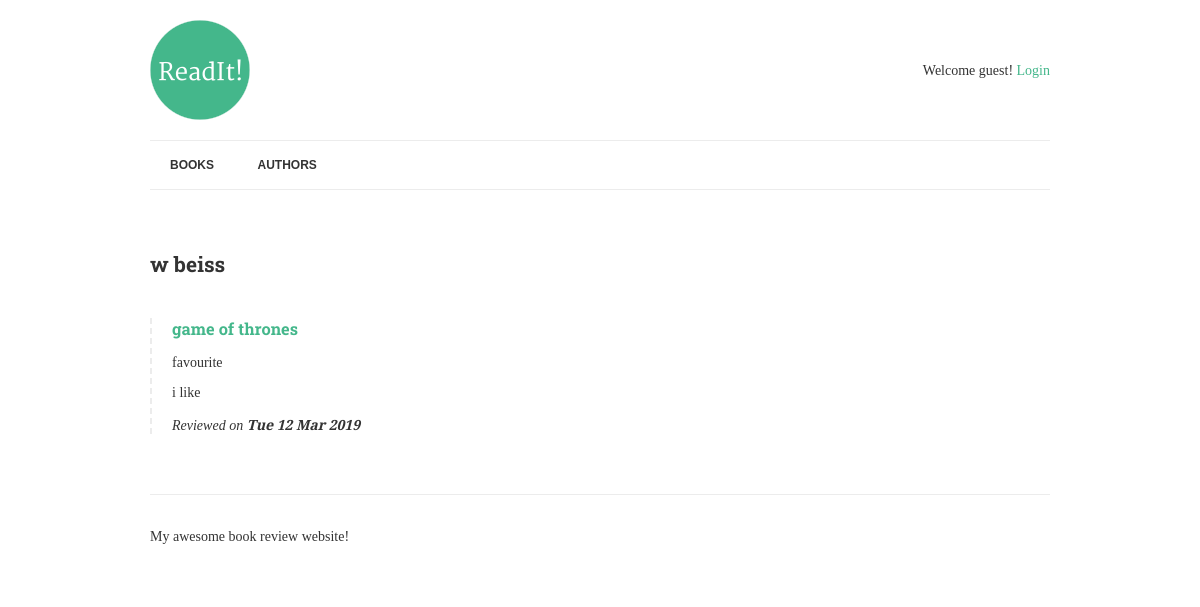
The app's page /authors/2/, older data.
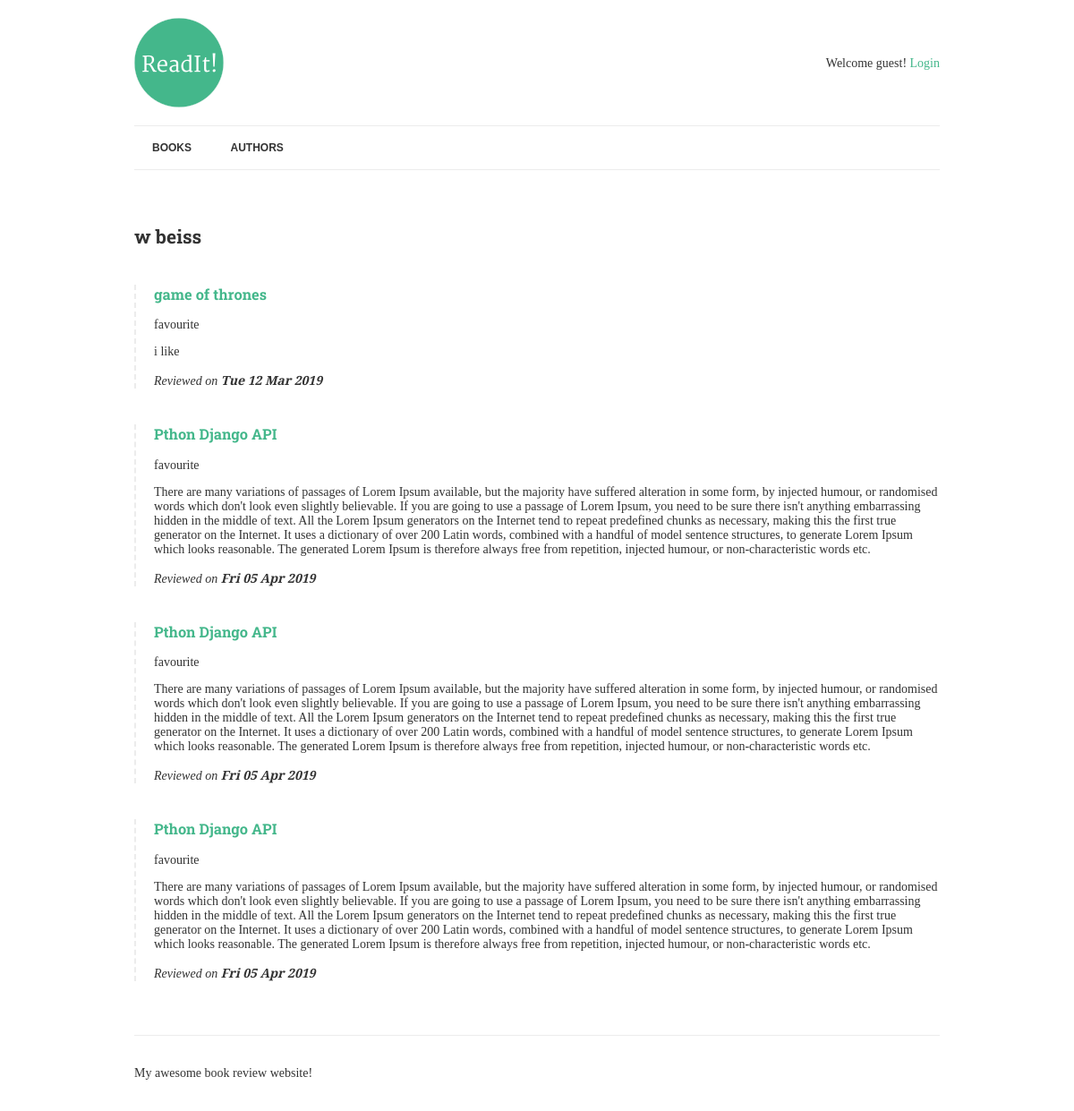
The same page, newer data.
### books/models.py (models this page shows, shortened)
class Book(models.Model):
    title = models.CharField(max_length=150)
    authors = models.ManyToManyField("Author", related_name="books")
    review = models.TextField(blank=True, null=True)
    reviewed_by = models.ForeignKey(User, blank=True, null=True, related_name='reviews', on_delete=models.CASCADE)
    date_reviewed = models.DateTimeField(blank=True, null=True)
    is_favourite = models.BooleanField(default=False, verbose_name="Favourite?")

### books/views.py (the view)
# urls.py: url(r'^authors/(?P<pk>[-\w]+)/$', views.AuthorDetail.as_view(), name="author-detail"),
class AuthorDetail(DetailView):
    model = Author
    template_name = "author.html"

### books/templates/author.html (shortened to what this page needs)
{% extends "base.html" %}
{% block content %}
	<h2>{{ author.name }}</h2>
	{% for book in author.books.all %}
		{% if book.review %}
			<div class="book">
				<h3><a href="{% url 'book-detail' book.pk %}">{{ book.title }}</a></h3>
				{% if book.is_favourite %}<p class="highlight">favourite</p>{% endif %}
				<p>{{ book.review|linebreaks }}</p>
				<p class="meta">
					Reviewed on <strong>{{ book.date_reviewed|date:"D d M Y" }}</strong>
				</p>
			</div>
		{% endif %}
	{% endfor %}
{% endblock %}

Row changes from the older to the newer data that the page shows:
now on this page (row edited): Book: title "Pthon Django API", is_favourite "favourite", review "There are many variations of passages of Lorem Ipsum available, but the majority have suffered alteration in some form, by injected humour, or randomised words which don't look even slightly believable. If you are going to use a passage of Lorem Ipsum, you need to be sure there isn't anything embarrassing hidden in the middle of text. All the Lorem Ipsum generators on the Internet tend to repeat predefined chunks as necessary, making this the first true generator on the Internet. It uses a dictionary of over 200 Latin words, combined with a handful of model sentence structures, to generate Lorem Ipsum which looks reasonable. The generated Lorem Ipsum is therefore always free from…", date_reviewed "Fri 05 Apr 2019"
now on this page (row edited): Book: title "Pthon Django API", is_favourite "favourite", review "There are many variations of passages of Lorem Ipsum available, but the majority have suffered alteration in some form, by injected humour, or randomised words which don't look even slightly believable. If you are going to use a passage of Lorem Ipsum, you need to be sure there isn't anything embarrassing hidden in the middle of text. All the Lorem Ipsum generators on the Internet tend to repeat predefined chunks as necessary, making this the first true generator on the Internet. It uses a dictionary of over 200 Latin words, combined with a handful of model sentence structures, to generate Lorem Ipsum which looks reasonable. The generated Lorem Ipsum is therefore always free from…", date_reviewed "Fri 05 Apr 2019"
now on this page (row edited): Book: title "Pthon Django API", is_favourite "favourite", review "There are many variations of passages of Lorem Ipsum available, but the majority have suffered alteration in some form, by injected humour, or randomised words which don't look even slightly believable. If you are going to use a passage of Lorem Ipsum, you need to be sure there isn't anything embarrassing hidden in the middle of text. All the Lorem Ipsum generators on the Internet tend to repeat predefined chunks as necessary, making this the first true generator on the Internet. It uses a dictionary of over 200 Latin words, combined with a handful of model sentence structures, to generate Lorem Ipsum which looks reasonable. The generated Lorem Ipsum is therefore always free from…", date_reviewed "Fri 05 Apr 2019"
